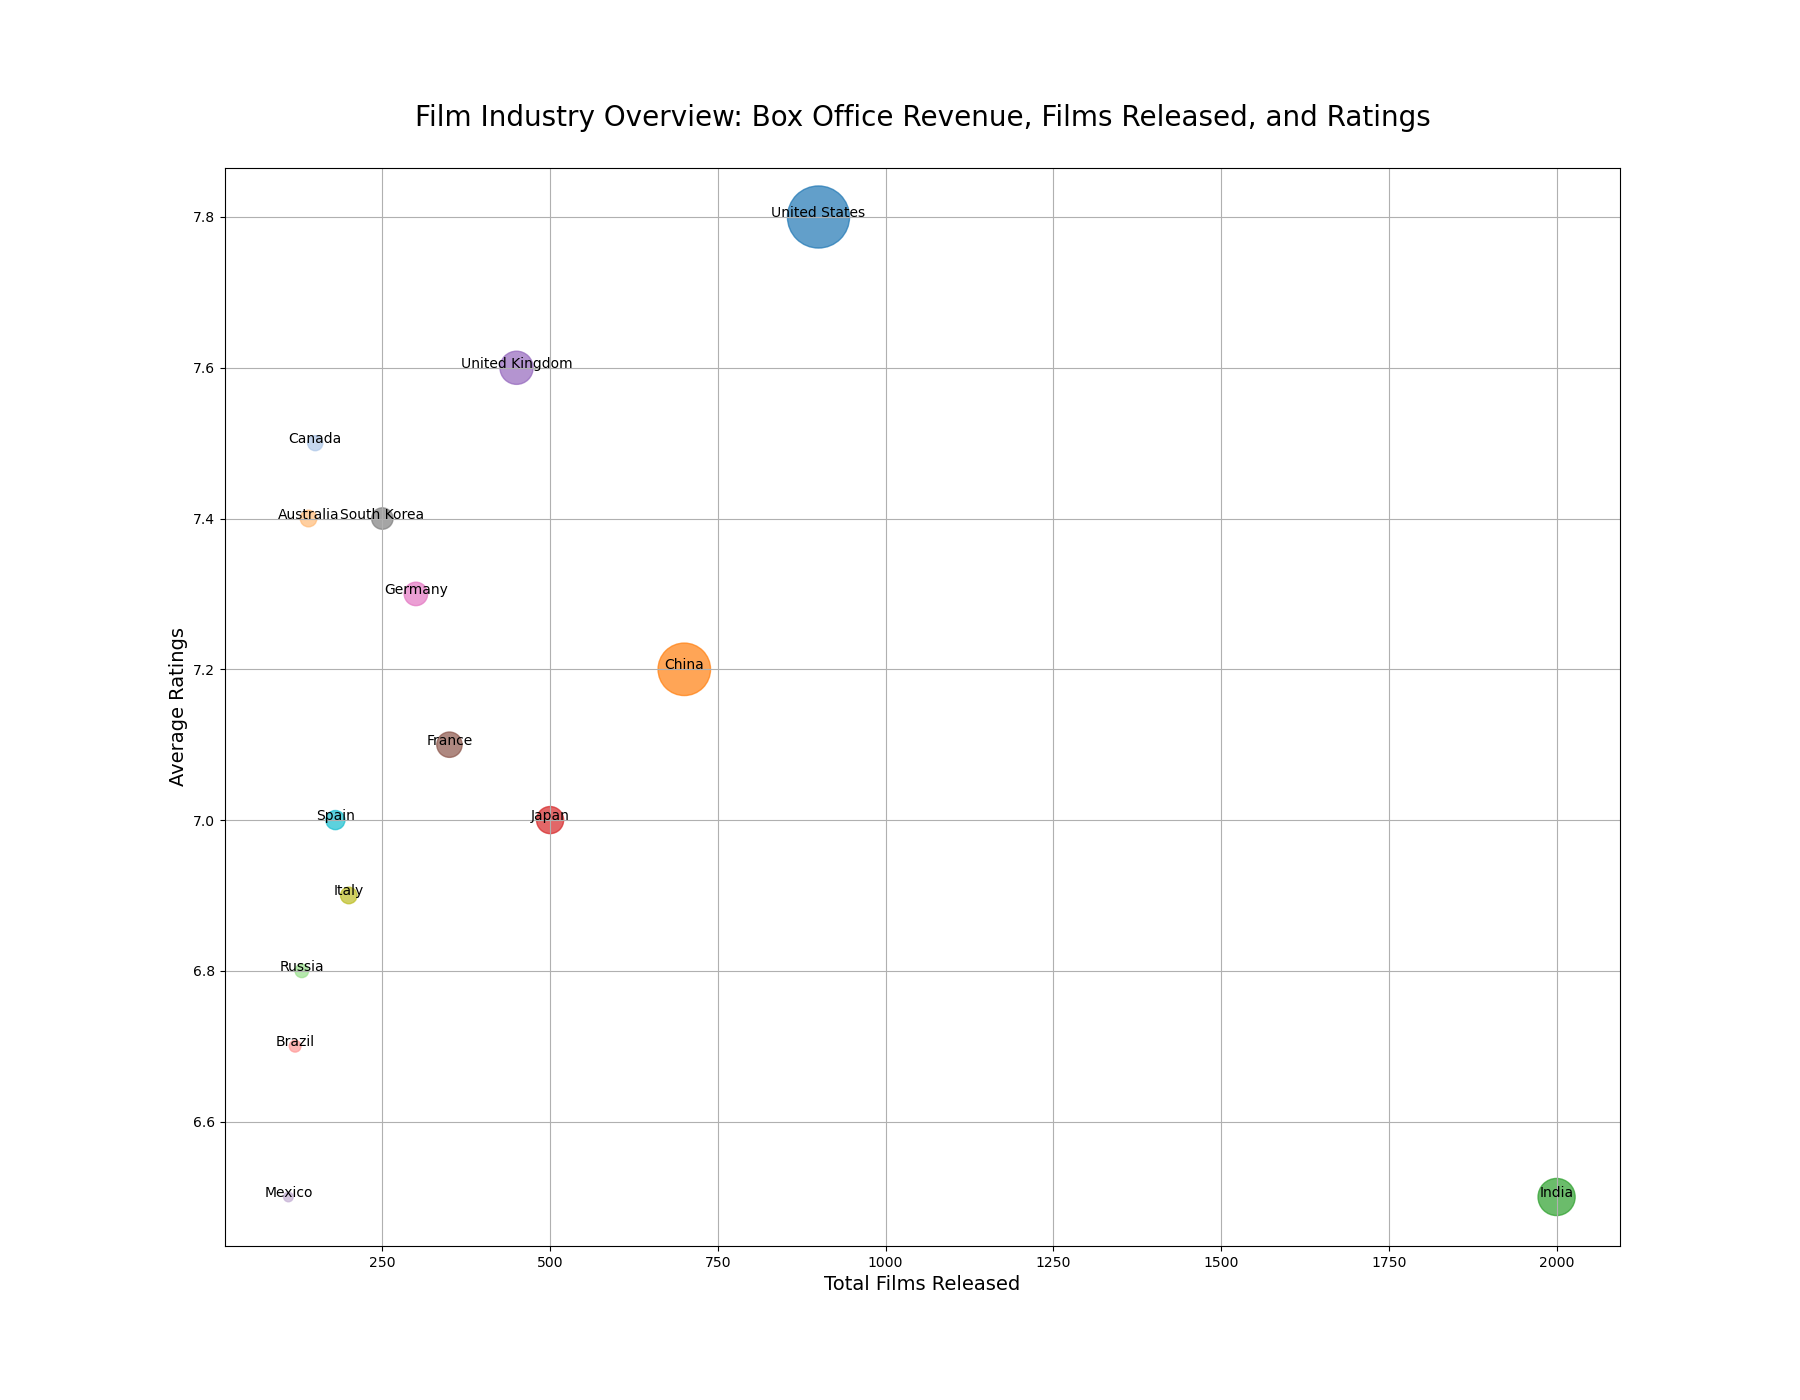

Here is the Python script that generated this plot:

import matplotlib.pyplot as plt

# Data
countries = ['United States', 'China', 'India', 'Japan', 'United Kingdom', 
             'France', 'Germany', 'South Korea', 'Italy', 'Spain', 
             'Canada', 'Australia', 'Russia', 'Brazil', 'Mexico']
box_office_revenue = [42, 30, 15, 8, 12, 7, 6, 5, 3, 4, 2.5, 3, 2, 1.5, 1]  # in billions
total_films_released = [900, 700, 2000, 500, 450, 350, 300, 250, 200, 180, 
                        150, 140, 130, 120, 110]  # total films
avg_ratings = [7.8, 7.2, 6.5, 7.0, 7.6, 7.1, 7.3, 7.4, 6.9, 7.0, 7.5, 7.4, 6.8, 6.7, 6.5]  # average ratings

# Color for each country
colors = ['#1f77b4', '#ff7f0e', '#2ca02c', '#d62728', '#9467bd', 
          '#8c564b', '#e377c2', '#7f7f7f', '#bcbd22', '#17becf', 
          '#aec7e8', '#ffbb78', '#98df8a', '#ff9896', '#c5b0d5']

# Using Box Office Revenue as the size of the bubble
sizes = [rev / max(box_office_revenue) * 2000 for rev in box_office_revenue]

# Set up the figure size
plt.figure(figsize=(18, 14))

# Scatter plot
plt.scatter(total_films_released, avg_ratings, s=sizes, c=colors, alpha=0.7)

# Labels and Title
plt.title('Film Industry Overview: Box Office Revenue, Films Released, and Ratings', fontsize=20, pad=30)
plt.xlabel('Total Films Released', fontsize=14)
plt.ylabel('Average Ratings', fontsize=14)

# Add country names to the bubbles
for i, country in enumerate(countries):
    plt.annotate(country, (total_films_released[i], avg_ratings[i]), fontsize=10, ha='center')

# Show grid
plt.grid(True)

# Show the plot
plt.show()
